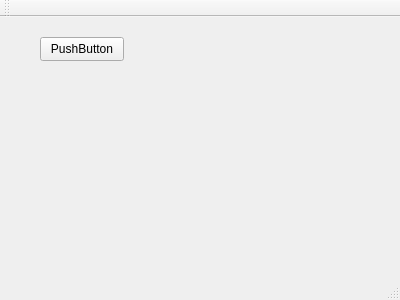
<?xml version="1.0" encoding="UTF-8"?>
<ui version="4.0">
 <class>MainWindow</class>
 <widget class="QMainWindow" name="MainWindow">
  <property name="geometry">
   <rect>
    <x>0</x>
    <y>0</y>
    <width>400</width>
    <height>300</height>
   </rect>
  </property>
  <property name="windowTitle">
   <string>MainWindow</string>
  </property>
  <widget class="QWidget" name="centralWidget">
   <widget class="QPushButton" name="pushButton">
    <property name="geometry">
     <rect>
      <x>40</x>
      <y>20</y>
      <width>84</width>
      <height>24</height>
     </rect>
    </property>
    <property name="text">
     <string>PushButton</string>
    </property>
   </widget>
  </widget>
  <widget class="QMenuBar" name="menuBar">
   <property name="geometry">
    <rect>
     <x>0</x>
     <y>0</y>
     <width>400</width>
     <height>25</height>
    </rect>
   </property>
  </widget>
  <widget class="QToolBar" name="mainToolBar">
   <attribute name="toolBarArea">
    <enum>TopToolBarArea</enum>
   </attribute>
   <attribute name="toolBarBreak">
    <bool>false</bool>
   </attribute>
  </widget>
  <widget class="QStatusBar" name="statusBar"/>
 </widget>
 <layoutdefault spacing="6" margin="11"/>
 <resources/>
 <connections/>
</ui>
